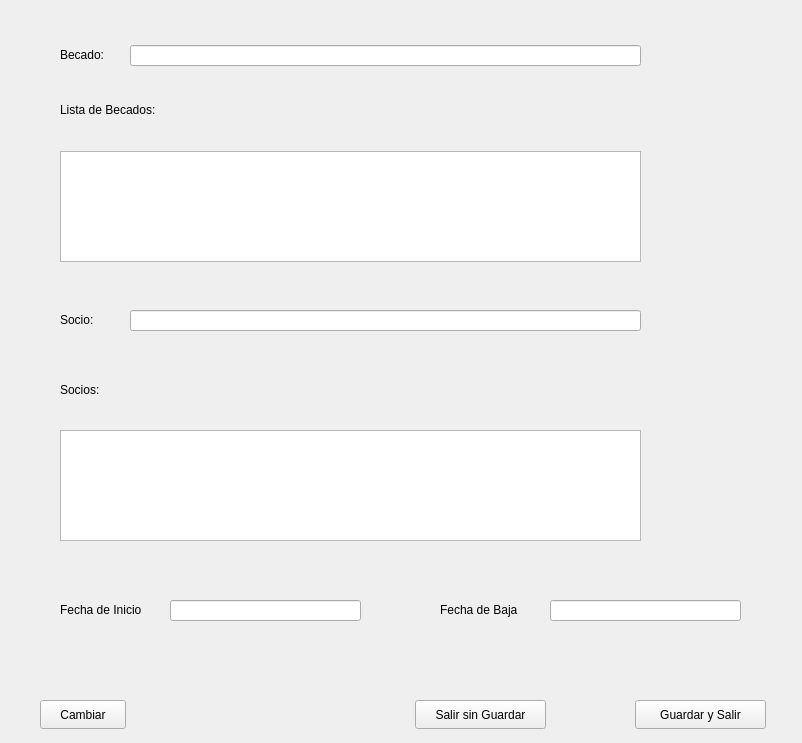
<?xml version="1.0" encoding="UTF-8"?>
<ui version="4.0">
 <class>wPerfilApadrinamiento</class>
 <widget class="QMainWindow" name="wPerfilApadrinamiento">
  <property name="geometry">
   <rect>
    <x>0</x>
    <y>0</y>
    <width>802</width>
    <height>743</height>
   </rect>
  </property>
  <property name="windowTitle">
   <string>Gestor ACOES: Perfil Apadrinamiento</string>
  </property>
  <widget class="QWidget" name="centralwidget">
   <widget class="QTableWidget" name="tBecados">
    <property name="geometry">
     <rect>
      <x>60</x>
      <y>151</y>
      <width>581</width>
      <height>111</height>
     </rect>
    </property>
   </widget>
   <widget class="QTableWidget" name="tSocios">
    <property name="geometry">
     <rect>
      <x>60</x>
      <y>430</y>
      <width>581</width>
      <height>111</height>
     </rect>
    </property>
   </widget>
   <widget class="QLabel" name="lFechaInicio">
    <property name="geometry">
     <rect>
      <x>60</x>
      <y>600</y>
      <width>101</width>
      <height>19</height>
     </rect>
    </property>
    <property name="text">
     <string>Fecha de Inicio</string>
    </property>
   </widget>
   <widget class="QLabel" name="lFechaBaja">
    <property name="geometry">
     <rect>
      <x>440</x>
      <y>600</y>
      <width>91</width>
      <height>19</height>
     </rect>
    </property>
    <property name="text">
     <string>Fecha de Baja</string>
    </property>
   </widget>
   <widget class="QLineEdit" name="eFechaInicio">
    <property name="geometry">
     <rect>
      <x>170</x>
      <y>600</y>
      <width>191</width>
      <height>21</height>
     </rect>
    </property>
   </widget>
   <widget class="QLineEdit" name="eFechaBaja">
    <property name="geometry">
     <rect>
      <x>550</x>
      <y>600</y>
      <width>191</width>
      <height>21</height>
     </rect>
    </property>
   </widget>
   <widget class="QPushButton" name="bSalirSinGuardar">
    <property name="geometry">
     <rect>
      <x>415</x>
      <y>700</y>
      <width>131</width>
      <height>29</height>
     </rect>
    </property>
    <property name="text">
     <string>Salir sin Guardar</string>
    </property>
   </widget>
   <widget class="QPushButton" name="bGuardarYSalir">
    <property name="geometry">
     <rect>
      <x>635</x>
      <y>700</y>
      <width>131</width>
      <height>29</height>
     </rect>
    </property>
    <property name="text">
     <string>Guardar y Salir</string>
    </property>
   </widget>
   <widget class="QLabel" name="lSocios">
    <property name="geometry">
     <rect>
      <x>60</x>
      <y>380</y>
      <width>61</width>
      <height>19</height>
     </rect>
    </property>
    <property name="text">
     <string>Socios:</string>
    </property>
   </widget>
   <widget class="QLabel" name="lBecados">
    <property name="geometry">
     <rect>
      <x>60</x>
      <y>100</y>
      <width>131</width>
      <height>19</height>
     </rect>
    </property>
    <property name="text">
     <string>Lista de Becados:</string>
    </property>
   </widget>
   <widget class="QLabel" name="lBecado">
    <property name="geometry">
     <rect>
      <x>60</x>
      <y>45</y>
      <width>51</width>
      <height>19</height>
     </rect>
    </property>
    <property name="text">
     <string>Becado:</string>
    </property>
   </widget>
   <widget class="QLineEdit" name="eBecado">
    <property name="geometry">
     <rect>
      <x>130</x>
      <y>45</y>
      <width>511</width>
      <height>21</height>
     </rect>
    </property>
   </widget>
   <widget class="QLabel" name="lSocio">
    <property name="geometry">
     <rect>
      <x>60</x>
      <y>310</y>
      <width>61</width>
      <height>19</height>
     </rect>
    </property>
    <property name="text">
     <string>Socio:</string>
    </property>
   </widget>
   <widget class="QLineEdit" name="eSocio">
    <property name="geometry">
     <rect>
      <x>130</x>
      <y>310</y>
      <width>511</width>
      <height>21</height>
     </rect>
    </property>
   </widget>
   <widget class="QPushButton" name="bCambiar">
    <property name="geometry">
     <rect>
      <x>40</x>
      <y>700</y>
      <width>86</width>
      <height>29</height>
     </rect>
    </property>
    <property name="text">
     <string>Cambiar</string>
    </property>
   </widget>
  </widget>
 </widget>
 <resources/>
 <connections/>
</ui>
